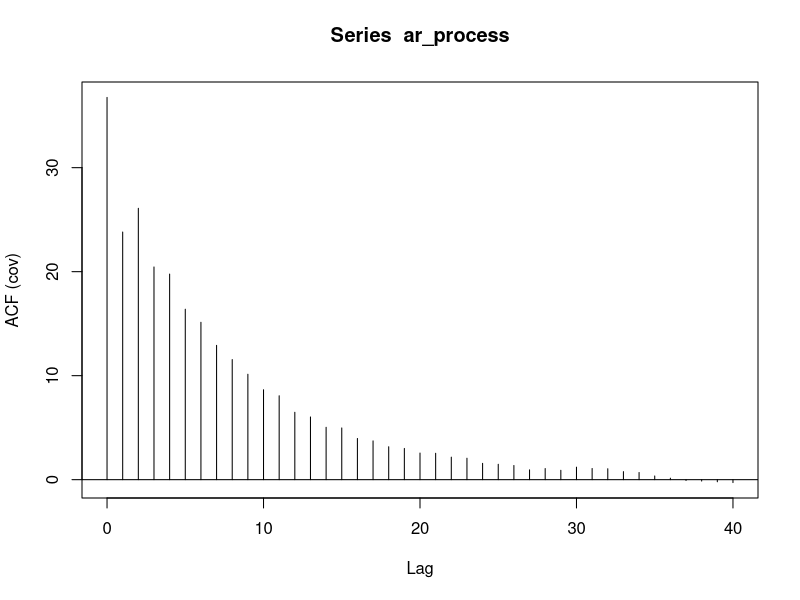
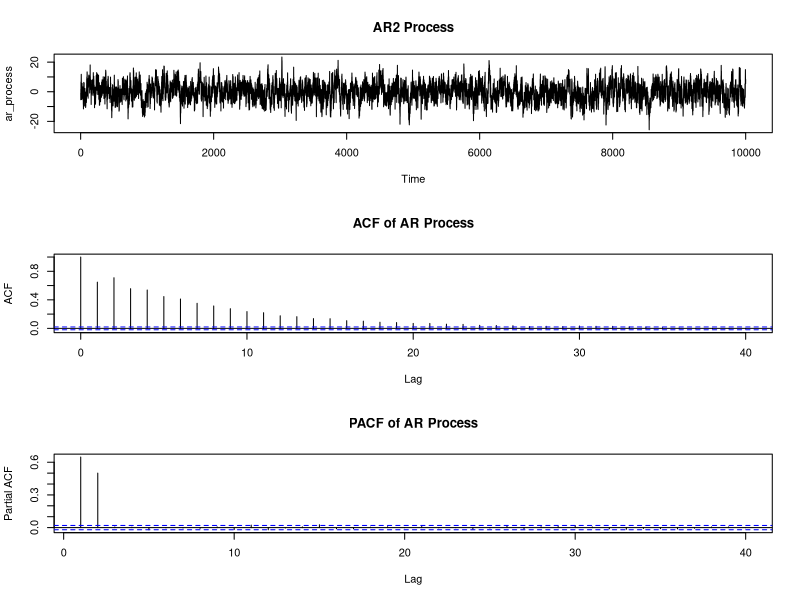

Source code (R) for these figures, in order:
# Remove all variables from the RStudio Memory
rm(list = ls())
# Remove all visuals from the RStudio Memory
try(dev.off())

# Set the seed, so we can reproduce same dataset
set.seed(2024)

# Model Parameters (we will estimate them using Yule Walker's wonderful work)
sigma = 4
phi = NULL
phi[1:2] = c(1/3, 1/2)
print(phi)

# Number of Data Points to Generate
n = 10000

# Simulate AR Process
ar_process = arima.sim(n, model=list(ar = phi), sd = sigma)

print("Printing first few numbers of the generated AR2 Series")
print(ar_process[1:5])

# Find and name 2nd and 3rd Sample Autocorrelation
r = NULL
r[1:2] = acf(ar_process, plot=FALSE)$acf[2:3]
print(r)

# Matrix R
R = matrix(1,2,2) # A 2x2 matrix of 1s
# Edit R
R[1,2] = r[1]
R[2,1] = r[1]
print("R")
print(R)

# b Column Vector on the right
b = matrix(r, nrow=2, ncol=1) # b column vector with no entries
print("b")
print(b)

# Solve(R, b)  --- solves Rx=b and gives vector x = inv(R)*b
phiHat = matrix(c(solve(R, b)[1,1], solve(R, b)[2,1]), 2, 1)
print("phi")
print(phi)
print("phiHat")
print(phiHat)


# Variance Estimation
c0 = acf(ar_process, type='covariance')$acf[1]

varHat = c0*(1 - sum(phiHat * r))
print("varHat")
print(varHat)

# Let's do some Plotting
par( mfrow=c(3,1) )
plot(ar_process, main='AR2 Process')
acf(ar_process, main='ACF of AR Process')
acf(ar_process, type='partial', main='PACF of AR Process')




